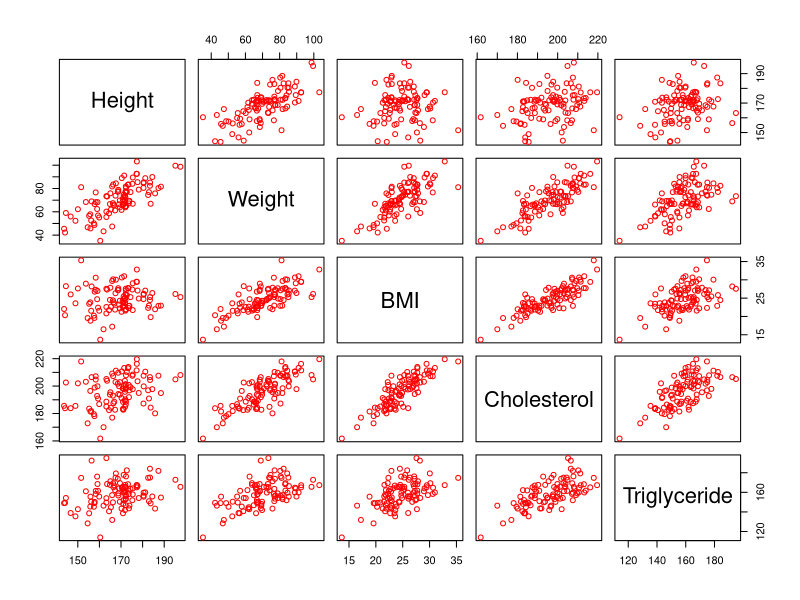

Reproduce this figure in R.
Data=read.table("Example.txt", header = TRUE) #讀取Example.txt，並存成"Data"這個物件(資料表格式)
head(Data, 10) #看"Data"這個資料表的前10個row

summary(Data) #看"Data"這個資料表的所有變項的基本資訊


Data = read.table("Example.txt", header = TRUE) #讀取Example.txt，並存成"Data"這個物件(資料表格式)

Color = "red"          #指定顏色

pdf("plot.pdf")      #開啟一個pdf file，路徑為"plot.pdf"
plot(Data, col = Color) #將圖畫到開啟中的pdf file上去
dev.off()            #關掉這個pdf file